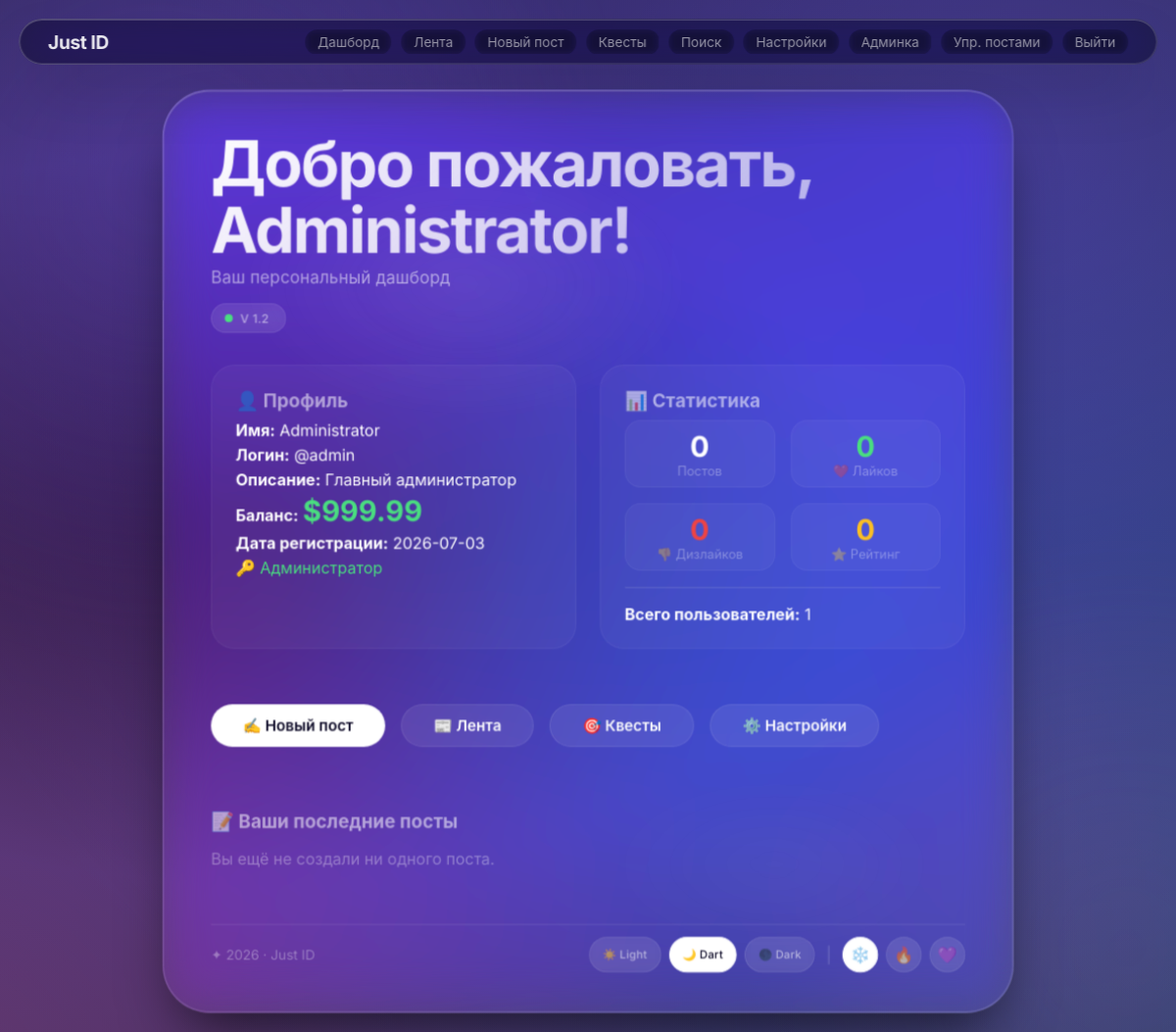
The app's page /dashboard (signed in) with its own data.
### tables this page shows
CREATE TABLE users (
            id INTEGER PRIMARY KEY AUTOINCREMENT,
            username TEXT UNIQUE NOT NULL,
            password_hash TEXT NOT NULL,
            display_name TEXT NOT NULL,
            description TEXT,
            balance REAL DEFAULT 0.0,
            is_admin INTEGER DEFAULT 0,
            created_at TIMESTAMP DEFAULT CURRENT_TIMESTAMP,
            tilt_multiplier REAL DEFAULT 0.30,
            last_reward_time REAL
        );

### justaccount.py (the view)
@app.route('/dashboard')
def dashboard():
    if 'user_id' not in session:
        flash('Пожалуйста, войдите.', 'error')
        return redirect(url_for('login'))
    user = get_user_by_id(session['user_id'])
    if not user:
        session.clear()
        flash('Сессия устарела.', 'error')
        return redirect(url_for('login'))
    total_users = get_user_count() if user['is_admin'] == 1 else None
    my_posts = get_user_posts(user['id'], current_user_id=session['user_id'])
    stats = get_user_stats(user['id'])  # <-- новая статистика
    return render_template('dashboard.html', user=user, total_users=total_users, my_posts=my_posts, stats=stats)

### justaccount.py (called while the page is built, shortened)
def get_db():
    db = sqlite3.connect('instance/users.db')
    db.row_factory = sqlite3.Row
    return db

def get_user_by_id(user_id):
    db = get_db()
    user = db.execute('SELECT * FROM users WHERE id = ?', (user_id,)).fetchone()
    db.close()
    return user

def get_user_count():
    db = get_db()
    count = db.execute('SELECT COUNT(*) FROM users').fetchone()[0]
    db.close()
    return count

def get_user_posts(user_id, current_user_id=None):
    db = get_db()
    if current_user_id is not None:
        posts = db.execute('''
            SELECT posts.*, users.display_name, users.username,
                   CASE WHEN reactions.reaction_type = 1 THEN 1 ELSE 0 END AS liked,
                   CASE WHEN reactions.reaction_type = -1 THEN 1 ELSE 0 END AS disliked
            FROM posts
            JOIN users ON posts.user_id = users.id
            LEFT JOIN reactions ON reactions.post_id = posts.id AND reactions.user_id = ?
            WHERE posts.user_id = ?
            ORDER BY posts.created_at DESC
        ''', (current_user_id, user_id)).fetchall()
    db.close()
    return posts

@app.context_processor
def inject_user():
    if 'user_id' in session:
        user = get_user_by_id(session['user_id'])
        return dict(current_user=user)
    return dict(current_user=None)

def get_user_stats(user_id):
    db = get_db()
    posts_count = db.execute('SELECT COUNT(*) FROM posts WHERE user_id = ?', (user_id,)).fetchone()[0]
    likes_sum = db.execute('SELECT SUM(likes_count) FROM posts WHERE user_id = ?', (user_id,)).fetchone()[0] or 0
    dislikes_sum = db.execute('SELECT SUM(dislikes_count) FROM posts WHERE user_id = ?', (user_id,)).fetchone()[0] or 0
    rating = likes_sum - dislikes_sum
    db.close()
    return {
        'posts_count': posts_count,
        'likes_received': likes_sum,
        'dislikes_received': dislikes_sum,
        'rating': rating
    }

### templates/dashboard.html (shortened to what this page needs)
{% extends "base.html" %}
{% block page_title %}Добро пожаловать, {{ user.display_name }}!{% endblock %}
{% block sub_title %}Ваш персональный дашборд{% endblock %}
{% block content %}
<div style="display: grid; grid-template-columns: 1fr 1fr; gap: 1.5rem;">
    <div
        style="background: var(--card-bg); border-radius: 1.5rem; padding: 1.5rem; border: 1px solid var(--card-border);">
        <h3 style="color: var(--text-secondary); margin-bottom: 0.5rem;">👤 Профиль</h3>
        <div class="user-info">
            <p><strong>Имя:</strong> {{ user.display_name }}</p>
            <p><strong>Логин:</strong> @{{ user.username }}</p>
            <p><strong>Описание:</strong> {{ user.description or 'Не указано' }}</p>
            <p><strong>Баланс:</strong> <span class="balance">${{ "%.2f"|format(user.balance) }}</span></p>
            <p><strong>Дата регистрации:</strong> {{ user.created_at[:10] }}</p>
            {% if user.is_admin == 1 %}
            <p style="color: #4ade80;">🔑 Администратор</p>
            {% endif %}
        </div>
    </div>
    <div
        style="background: var(--card-bg); border-radius: 1.5rem; padding: 1.5rem; border: 1px solid var(--card-border);">
        <h3 style="color: var(--text-secondary); margin-bottom: 0.5rem;">📊 Статистика</h3>
        <div style="display: grid; grid-template-columns: 1fr 1fr; gap: 1rem;">
            <div
                style="text-align: center; padding: 0.5rem; background: var(--card-bg); border-radius: 1rem; border: 1px solid var(--card-border);">
                <div style="font-size: 1.8rem; font-weight: 700; color: var(--text-primary);">{{ stats.posts_count }}
                </div>
                <div style="font-size: 0.8rem; color: var(--text-muted);">Постов</div>
            </div>
            <div
                style="text-align: center; padding: 0.5rem; background: var(--card-bg); border-radius: 1rem; border: 1px solid var(--card-border);">
                <div style="font-size: 1.8rem; font-weight: 700; color: #4ade80;">{{ stats.likes_received }}</div>
                <div style="font-size: 0.8rem; color: var(--text-muted);">❤️ Лайков</div>
            </div>
            <div
                style="text-align: center; padding: 0.5rem; background: var(--card-bg); border-radius: 1rem; border: 1px solid var(--card-border);">
                <div style="font-size: 1.8rem; font-weight: 700; color: #ef4444;">{{ stats.dislikes_received }}</div>
                <div style="font-size: 0.8rem; color: var(--text-muted);">👎 Дизлайков</div>
            </div>
            <div
                style="text-align: center; padding: 0.5rem; background: var(--card-bg); border-radius: 1rem; border: 1px solid var(--card-border);">
                <div style="font-size: 1.8rem; font-weight: 700; color: #fbbf24;">{{ stats.rating }}</div>
                <div style="font-size: 0.8rem; color: var(--text-muted);">⭐ Рейтинг</div>
            </div>
        </div>
        {% if total_users is not none %}
        <hr style="border-color: var(--glass-border); margin: 1rem 0;" />
        <p><strong>Всего пользователей:</strong> {{ total_users }}</p>
        {% endif %}
    </div>
</div>
<div style="margin-top: 1.5rem; display: flex; flex-wrap: wrap; gap: 1rem;">
    <a href="{{ url_for('create_post_route') }}" class="btn-submit" style="text-decoration: none;">✍️ Новый пост</a>
    <a href="{{ url_for('feed') }}" class="btn-submit"
        style="text-decoration: none; background: var(--btn-bg); color: var(--text-primary); border: 1px solid var(--glass-border);">📰
        Лента</a>
    <a href="{{ url_for('quests') }}" class="btn-submit"
        style="text-decoration: none; background: var(--btn-bg); color: var(--text-primary); border: 1px solid var(--glass-border);">🎯
        Квесты</a>
    <a href="{{ url_for('settings') }}" class="btn-submit"
        style="text-decoration: none; background: var(--btn-bg); color: var(--text-primary); border: 1px solid var(--glass-border);">⚙️
        Настройки</a>
</div>
<div style="margin-top: 2rem;">
    <h3 style="color: var(--text-secondary); margin-bottom: 1rem;">📝 Ваши последние посты</h3>
    {% if my_posts %}
    <div style="display: flex; flex-direction: column; gap: 1rem;">
        {% for post in my_posts[:5] %}
        <div class="post-card">
            <p style="color: var(--text-secondary); word-wrap: break-word;">{{ post.content }}</p>
            <div style="display: flex; justify-content: space-between; align-items: center; margin-top: 0.5rem;">
                <span style="color: var(--text-muted); font-size: 0.75rem;">{{ post.created_at[:16] }}</span>
                <div style="display: flex; gap: 0.5rem; align-items: center;">
                    <span style="color: var(--text-secondary);">❤️ {{ post.likes_count }}</span>
                    <span style="color: var(--text-secondary);">👎 {{ post.dislikes_count }}</span>
                    <form method="POST" action="{{ url_for('delete_post_route', post_id=post.id) }}"
                        style="display: inline-block;" onsubmit="return confirm('Удалить этот пост?');">
                        <button type="submit" class="ctrl-btn"
                            style="width: auto; padding: 0 0.8rem; font-size: 0.7rem; background: #ef4444; color: white;">🗑️</button>
                    </form>
                </div>
            </div>
        </div>
        {% endfor %}
        {% if my_posts|length > 5 %}
        <a href="{{ url_for('feed') }}" style="color: var(--text-secondary);">Показать все →</a>
        {% endif %}
    </div>
    {% else %}
    <p style="color: var(--text-muted);">Вы ещё не создали ни одного поста.</p>
    {% endif %}
</div>
{% endblock %}

### templates/base.html (style rules this page uses)
* { margin: 0; padding: 0; box-sizing: border-box; }
:root { --bg-1: #0f0c29; --bg-2: #302b63; --bg-3: #24243e; --glass-bg: rgba(255, 255, 255, 0.04); --glass-border: rgba(255, 255, 255, 0.10); --glass-shadow: 0 30px 60px -20px rgba(0, 0, 0, 0.7); --glass-inset: inset 0 0 0 1px rgba(255, 255, 255, 0.08); --text-primary: #ffffff; --text-secondary: rgba(255, 255, 255, 0.55); --text-muted: rgba(255, 255, 255, 0.35); --card-bg: rgba(255, 255, 255, 0.04); --card-border: rgba(255, 255, 255, 0.06); --badge-bg: rgba(255, 255, 255, 0.08); --orb-1: rgba(120, 80, 255, 0.35); --orb-2: rgba(255, 100, 200, 0.25); --orb-3: rgba(0, 200, 255, 0.20); --spotlight-color: rgba(255, 255, 255, 0.05); --btn-bg: rgba(255, 255, 255, 0.08); --btn-border: rgba(255, 255, 255, 0.10); --btn-hover-bg: rgba(255, 255, 255, 0.15); --navbar-bg: rgba(10, 10, 20, 0.55); }
body.dart-mode { --bg-1: #0f0c29; --bg-2: #302b63; --bg-3: #24243e; --glass-bg: rgba(255, 255, 255, 0.04); --glass-border: rgba(255, 255, 255, 0.10); --glass-shadow: 0 30px 60px -20px rgba(0, 0, 0, 0.7); --glass-inset: inset 0 0 0 1px rgba(255, 255, 255, 0.08); --text-primary: #ffffff; --text-secondary: rgba(255, 255, 255, 0.55); --text-muted: rgba(255, 255, 255, 0.35); --card-bg: rgba(255, 255, 255, 0.04); --card-border: rgba(255, 255, 255, 0.06); --badge-bg: rgba(255, 255, 255, 0.08); --orb-1: rgba(120, 80, 255, 0.35); --orb-2: rgba(255, 100, 200, 0.25); --orb-3: rgba(0, 200, 255, 0.20); --spotlight-color: rgba(255, 255, 255, 0.05); --btn-bg: rgba(255, 255, 255, 0.08); --btn-border: rgba(255, 255, 255, 0.10); --btn-hover-bg: rgba(255, 255, 255, 0.15); --navbar-bg: rgba(10, 10, 30, 0.55); }
body { min-height: 100vh; display: flex; align-items: center; justify-content: center; font-family: "Inter", -apple-system, BlinkMacSystemFont, sans-serif; background: var(--bg-1); padding: 1.5rem; padding-top: 6rem; transition: background 0.6s ease, color 0.4s ease; perspective: 1200px; cursor: default; }
.btn-submit { display: inline-flex; align-items: center; gap: 0.6rem; padding: 0.7rem 2rem; border-radius: 100px; background: var(--text-primary); color: var(--bg-1); border: none; font-weight: 600; font-size: 0.95rem; cursor: pointer; transition: all 0.3s ease; font-family: inherit; text-decoration: none; }
.balance { font-size: 1.8rem; font-weight: 700; color: #4ade80; }
.user-info { display: flex; flex-direction: column; gap: 0.3rem; }

### records on screen
users: display_name "Administrator", username "admin", description "Главный администратор", balance "999.99", created_at "2026-07-03"

### other values on screen
{{ stats.posts_count }} "0"
{{ stats.likes_received }} "0"
{{ stats.dislikes_received }} "0"
{{ stats.rating }} "0"
{{ total_users }} "1"
